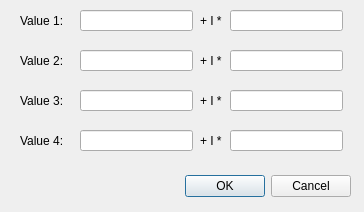
<?xml version="1.0" encoding="UTF-8"?>
<ui version="4.0">
 <class>matrix8dialog</class>
 <widget class="QDialog" name="matrix8dialog">
  <property name="geometry">
   <rect>
    <x>0</x>
    <y>0</y>
    <width>364</width>
    <height>212</height>
   </rect>
  </property>
  <property name="windowTitle">
   <string>Dialog</string>
  </property>
  <widget class="QDialogButtonBox" name="buttonBox">
   <property name="geometry">
    <rect>
     <x>10</x>
     <y>170</y>
     <width>341</width>
     <height>32</height>
    </rect>
   </property>
   <property name="orientation">
    <enum>Qt::Horizontal</enum>
   </property>
   <property name="standardButtons">
    <set>QDialogButtonBox::Cancel|QDialogButtonBox::Ok</set>
   </property>
  </widget>
  <widget class="QLineEdit" name="lineEdit_value2">
   <property name="geometry">
    <rect>
     <x>230</x>
     <y>10</y>
     <width>113</width>
     <height>21</height>
    </rect>
   </property>
  </widget>
  <widget class="QLabel" name="label_2">
   <property name="geometry">
    <rect>
     <x>20</x>
     <y>50</y>
     <width>51</width>
     <height>21</height>
    </rect>
   </property>
   <property name="text">
    <string>Value 2:</string>
   </property>
  </widget>
  <widget class="QLineEdit" name="lineEdit_value3">
   <property name="geometry">
    <rect>
     <x>80</x>
     <y>50</y>
     <width>113</width>
     <height>21</height>
    </rect>
   </property>
  </widget>
  <widget class="QLabel" name="label">
   <property name="geometry">
    <rect>
     <x>20</x>
     <y>10</y>
     <width>51</width>
     <height>21</height>
    </rect>
   </property>
   <property name="text">
    <string>Value 1:</string>
   </property>
  </widget>
  <widget class="QLabel" name="label_4">
   <property name="geometry">
    <rect>
     <x>200</x>
     <y>50</y>
     <width>31</width>
     <height>21</height>
    </rect>
   </property>
   <property name="text">
    <string>+ I *</string>
   </property>
  </widget>
  <widget class="QLineEdit" name="lineEdit_value4">
   <property name="geometry">
    <rect>
     <x>230</x>
     <y>50</y>
     <width>113</width>
     <height>21</height>
    </rect>
   </property>
  </widget>
  <widget class="QLabel" name="label_3">
   <property name="geometry">
    <rect>
     <x>200</x>
     <y>10</y>
     <width>31</width>
     <height>21</height>
    </rect>
   </property>
   <property name="text">
    <string>+ I *</string>
   </property>
  </widget>
  <widget class="QLineEdit" name="lineEdit_value1">
   <property name="geometry">
    <rect>
     <x>80</x>
     <y>10</y>
     <width>113</width>
     <height>21</height>
    </rect>
   </property>
  </widget>
  <widget class="QLabel" name="label_5">
   <property name="geometry">
    <rect>
     <x>20</x>
     <y>90</y>
     <width>51</width>
     <height>21</height>
    </rect>
   </property>
   <property name="text">
    <string>Value 3:</string>
   </property>
  </widget>
  <widget class="QLineEdit" name="lineEdit_value8">
   <property name="geometry">
    <rect>
     <x>230</x>
     <y>130</y>
     <width>113</width>
     <height>21</height>
    </rect>
   </property>
  </widget>
  <widget class="QLineEdit" name="lineEdit_value7">
   <property name="geometry">
    <rect>
     <x>80</x>
     <y>130</y>
     <width>113</width>
     <height>21</height>
    </rect>
   </property>
  </widget>
  <widget class="QLineEdit" name="lineEdit_value5">
   <property name="geometry">
    <rect>
     <x>80</x>
     <y>90</y>
     <width>113</width>
     <height>21</height>
    </rect>
   </property>
  </widget>
  <widget class="QLabel" name="label_6">
   <property name="geometry">
    <rect>
     <x>200</x>
     <y>130</y>
     <width>31</width>
     <height>21</height>
    </rect>
   </property>
   <property name="text">
    <string>+ I *</string>
   </property>
  </widget>
  <widget class="QLabel" name="label_7">
   <property name="geometry">
    <rect>
     <x>20</x>
     <y>130</y>
     <width>51</width>
     <height>21</height>
    </rect>
   </property>
   <property name="text">
    <string>Value 4:</string>
   </property>
  </widget>
  <widget class="QLabel" name="label_8">
   <property name="geometry">
    <rect>
     <x>200</x>
     <y>90</y>
     <width>31</width>
     <height>21</height>
    </rect>
   </property>
   <property name="text">
    <string>+ I *</string>
   </property>
  </widget>
  <widget class="QLineEdit" name="lineEdit_value6">
   <property name="geometry">
    <rect>
     <x>230</x>
     <y>90</y>
     <width>113</width>
     <height>21</height>
    </rect>
   </property>
  </widget>
 </widget>
 <resources/>
 <connections>
  <connection>
   <sender>buttonBox</sender>
   <signal>accepted()</signal>
   <receiver>matrix8dialog</receiver>
   <slot>accept()</slot>
   <hints>
    <hint type="sourcelabel">
     <x>248</x>
     <y>254</y>
    </hint>
    <hint type="destinationlabel">
     <x>157</x>
     <y>274</y>
    </hint>
   </hints>
  </connection>
  <connection>
   <sender>buttonBox</sender>
   <signal>rejected()</signal>
   <receiver>matrix8dialog</receiver>
   <slot>reject()</slot>
   <hints>
    <hint type="sourcelabel">
     <x>316</x>
     <y>260</y>
    </hint>
    <hint type="destinationlabel">
     <x>286</x>
     <y>274</y>
    </hint>
   </hints>
  </connection>
 </connections>
</ui>
